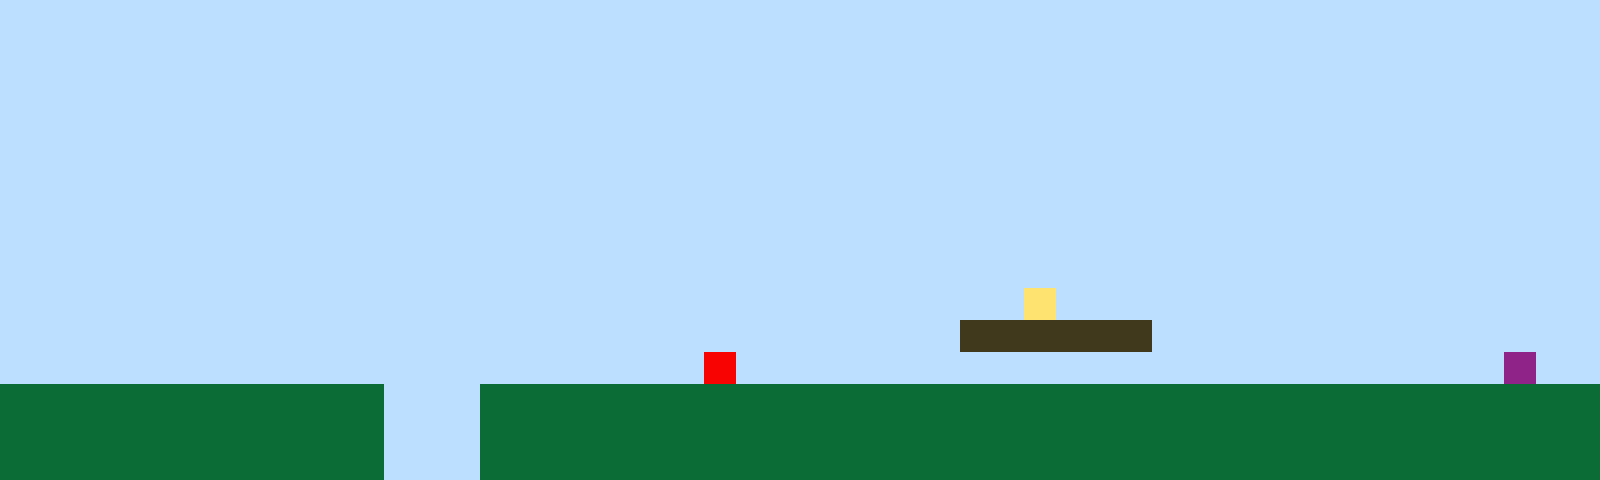

This is a level from a 2D game, rendered from its Tiled map with the project's own tilesets. A one-line summary and the complete map file follow:
An orthogonal 50x15 tile map with 32x32 px tiles, 1 tile layer (Tile Layer 1).

<map version="1.10" tiledversion="1.11.2" orientation="orthogonal" renderorder="right-up" width="50" height="15" tilewidth="32" tileheight="32" infinite="0" nextlayerid="2" nextobjectid="1"><editorsettings><export target="map1.csv" format="csv" /></editorsettings><tileset firstgid="1" name="sprites" tilewidth="32" tileheight="32" tilecount="6" columns="3"><image source="sprites.png" width="96" height="64" /></tileset><layer id="1" name="Tile Layer 1" width="50" height="15"><data encoding="csv">1,1,1,1,1,1,1,1,1,1,1,1,1,1,1,1,1,1,1,1,1,1,1,1,1,1,1,1,1,1,1,1,1,1,1,1,1,1,1,1,1,1,1,1,1,1,1,1,1,1,1,1,1,1,1,1,1,1,1,1,1,1,1,1,1,1,1,1,1,1,1,1,1,1,1,1,1,1,1,1,1,1,1,1,1,1,1,1,1,1,1,1,1,1,1,1,1,1,1,1,1,1,1,1,1,1,1,1,1,1,1,1,1,1,1,1,1,1,1,1,1,1,1,1,1,1,1,1,1,1,1,1,1,1,1,1,1,1,1,1,1,1,1,1,1,1,1,1,1,1,1,1,1,1,1,1,1,1,1,1,1,1,1,1,1,1,1,1,1,1,1,1,1,1,1,1,1,1,1,1,1,1,1,1,1,1,1,1,1,1,1,1,1,1,1,1,1,1,1,1,1,1,1,1,1,1,1,1,1,1,1,1,1,1,1,1,1,1,1,1,1,1,1,1,1,1,1,1,1,1,1,1,1,1,1,1,1,1,1,1,1,1,1,1,1,1,1,1,1,1,1,1,1,1,1,1,1,1,1,1,1,1,1,1,1,1,1,1,1,1,1,1,1,1,1,1,1,1,1,1,1,1,1,1,1,1,1,1,1,1,1,1,1,1,1,1,1,1,1,1,1,1,1,1,1,1,1,1,1,1,1,1,1,1,1,1,1,1,1,1,1,1,1,1,1,1,1,1,1,1,1,1,1,1,1,1,1,1,1,1,1,1,1,1,1,1,1,1,1,1,1,1,1,1,1,1,1,1,1,1,1,1,1,1,1,1,1,1,1,1,1,1,1,1,1,1,1,1,1,1,1,1,1,1,1,1,1,1,1,1,1,1,1,1,1,1,1,1,1,1,1,1,1,1,1,1,1,1,1,1,1,1,1,1,1,1,1,1,1,1,1,1,1,1,1,1,1,1,1,1,1,1,1,1,1,1,1,1,1,1,1,1,1,1,1,1,1,1,1,1,1,1,1,1,1,1,1,1,1,1,1,1,1,1,1,1,1,1,1,1,1,1,1,1,1,1,1,1,1,1,1,1,4,1,1,1,1,1,1,1,1,1,1,1,1,1,1,1,1,1,1,1,1,1,1,1,1,1,1,1,1,1,1,1,1,1,1,1,1,1,1,1,1,1,1,1,1,1,1,1,3,3,3,3,3,3,1,1,1,1,1,1,1,1,1,1,1,1,1,1,1,1,1,1,1,1,1,1,1,1,1,1,1,1,1,1,1,1,1,1,1,1,5,1,1,1,1,1,1,1,1,1,1,1,1,1,1,1,1,1,1,1,1,1,1,1,1,6,1,1,2,2,2,2,2,2,2,2,2,2,2,2,1,1,1,2,2,2,2,2,2,2,2,2,2,2,2,2,2,2,2,2,2,2,2,2,2,2,2,2,2,2,2,2,2,2,2,2,2,2,2,2,2,2,2,2,2,2,2,2,2,2,1,1,1,2,2,2,2,2,2,2,2,2,2,2,2,2,2,2,2,2,2,2,2,2,2,2,2,2,2,2,2,2,2,2,2,2,2,2,2,2,2,2,2,2,2,2,2,2,2,2,1,1,1,2,2,2,2,2,2,2,2,2,2,2,2,2,2,2,2,2,2,2,2,2,2,2,2,2,2,2,2,2,2,2,2,2,2,2</data></layer></map>
